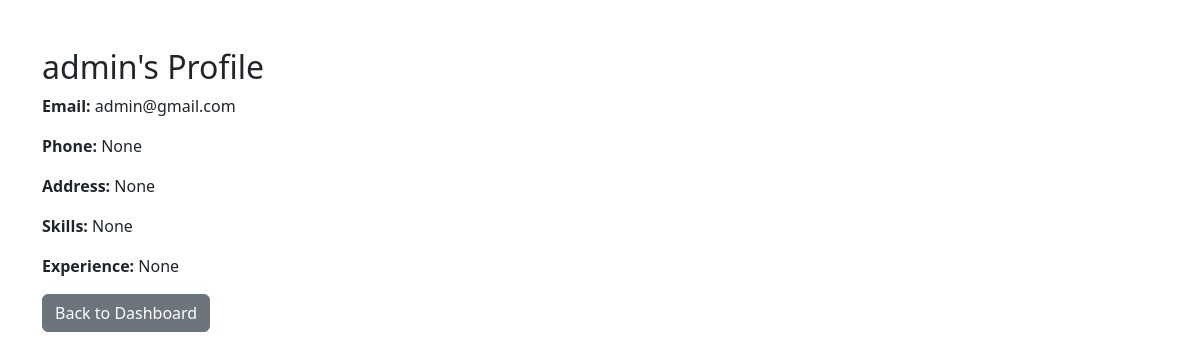
/candidate/3/, run on the app's committed database.
### jobapp/models.py (models this page shows, shortened)
class Userregistration(AbstractUser):
    ROLE_CHOICES = [
        ("recruiter", "Recruiter"),
        ("jobseeker", "Jobseeker"),
    ]
    email = models.EmailField('Email', unique=True)
    phone = models.CharField('Mobile number', max_length=10, unique=True, validators=[mob_regex])
    role = models.CharField('Role', max_length=20, choices=ROLE_CHOICES, default='jobseeker')
    full_name = models.CharField("Full Name", max_length=100, blank=True, null=True)

### jobapp2/models.py (models this page shows, shortened)
class Profile(models.Model):
    user          = models.OneToOneField(settings.AUTH_USER_MODEL, on_delete=models.CASCADE)
    phone         = models.CharField(max_length=10, blank=True, null=True, validators=[mob_regex])
    address       = models.TextField(blank=True, null=True)
    profile_pic   = models.ImageField(upload_to="profile_pics/", default="default-avatar.png", blank=True, null=True)
    skills        = models.TextField(blank=True, null=True)
    experience    = models.TextField(blank=True, null=True)
    resume        = models.FileField(upload_to="resumes/", blank=True, null=True)
    github        = models.URLField(blank=True , null=True)

### jobapp2/views.py (the view)
# urls.py: path('candidate/<int:user_id>/', views.candidate_detail, name='candidate_detail'),
def candidate_detail(request, user_id):
    candidate = get_object_or_404(User, id=user_id)
    return render(request, 'jobapp2/candidate_detail.html', {
        'candidate': candidate,
    })

### jobapp2/templates/jobapp2/candidate_detail.html (shortened to what this page needs)
<!DOCTYPE html>
<html>
<head>
    <link rel="stylesheet" href="https://cdn.jsdelivr.net/npm/bootstrap@5.3.0/dist/css/bootstrap.min.css">
</head>
<body class="container py-5">
    <h2>{{ candidate.username }}'s Profile</h2>
    <p><b>Email:</b> {{ candidate.email }}</p>
    <p><b>Phone:</b> {{ candidate.profile.phone }}</p>
    <p><b>Address:</b> {{ candidate.profile.address }}</p>
    <p><b>Skills:</b> {{ candidate.profile.skills }}</p>
    <p><b>Experience:</b> {{ candidate.profile.experience }}</p>
    <a href="{% url 'dashboard' %}" class="btn btn-secondary">Back to Dashboard</a>
</body>
</html>

### data on the page
Userregistration: username "admin", email "admin@gmail.com", profile.phone "None", profile.address "None", profile.skills "None", profile.experience "None"
